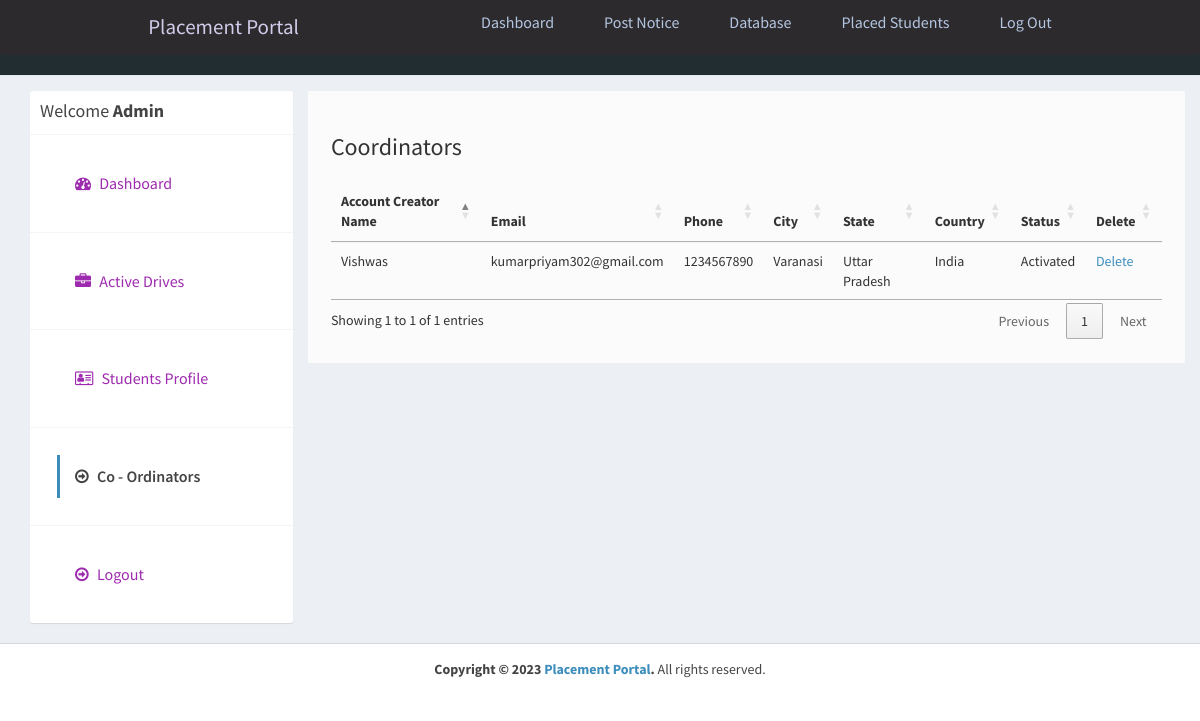
/admin/companies.php (signed in), run on the app's committed database.
### tables this page shows
CREATE TABLE `company` (
  `id_company` int(11) NOT NULL AUTO_INCREMENT,
  `name` varchar(255) NOT NULL,
  `companyname` varchar(255) NOT NULL,
  `country` varchar(255) NOT NULL,
  `state` varchar(255) NOT NULL,
  `city` varchar(255) NOT NULL,
  `contactno` varchar(255) NOT NULL,
  `website` varchar(255) NOT NULL,
  `email` varchar(255) NOT NULL,
  `password` varchar(255) NOT NULL,
  `aboutme` varchar(255) DEFAULT NULL,
  `logo` varchar(255) NOT NULL,
  `createdAt` timestamp NOT NULL DEFAULT current_timestamp(),
  `active` int(11) NOT NULL DEFAULT 2,
  PRIMARY KEY (`id_company`),
  UNIQUE KEY `email` (`email`)
);

### admin/companies.php (the view, shortened to what this page needs)
<?php
require_once("../db.php");
?>
<!DOCTYPE html>
<html>
<head>
  <link rel="stylesheet" href="https://cdnjs.cloudflare.com/ajax/libs/twitter-bootstrap/3.3.7/css/bootstrap.min.css">
  <link rel="stylesheet" href="https://cdnjs.cloudflare.com/ajax/libs/font-awesome/4.7.0/css/font-awesome.min.css">
  <link rel="stylesheet" href="https://cdnjs.cloudflare.com/ajax/libs/ionicons/2.0.1/css/ionicons.min.css">
  <link rel="stylesheet" href="https://cdn.datatables.net/1.10.15/css/jquery.dataTables.min.css">
  <link rel="stylesheet" href="../css/AdminLTE.min.css">
  <link rel="stylesheet" href="../css/_all-skins.min.css">
  <link rel="stylesheet" href="../css/custom.css">
</head>
<body class="hold-transition skin-green sidebar-mini">
  <div class="wrapper">
    <?php
    include 'header.php';
    ?>
    <div class="content-wrapper" style="margin-left: 0px;">
      <section id="candidates" class="content-header">
        <div class="container">
          <div class="row">
            <div class="col-md-3">
              <div class="box box-solid">
                <div class="box-header with-border">
                  <h3 class="box-title">Welcome <b>Admin</b></h3>
                </div>
                <div class="box-body no-padding">
                  <ul class="nav nav-pills nav-stacked">
                    <li><a href="dashboard.php"><i class="fa fa-dashboard"></i> Dashboard</a></li>
                    <li><a href="active-jobs.php"><i class="fa fa-briefcase"></i> Active Drives</a></li>
                    <li><a href="applications.php"><i class="fa fa-address-card-o"></i> Students Profile</a></li>
                    <li class="active"><a href="companies.php"><i class="fa fa-arrow-circle-o-right"></i> Co - Ordinators</a></li>
                    <li><a href="../logout.php"><i class="fa fa-arrow-circle-o-right"></i> Logout</a></li>
                  </ul>
                </div>
              </div>
            </div>
            <div class="col-md-9 bg-white padding-2">
              <h3>Coordinators</h3>
              <div class="row margin-top-20">
                <div class="col-md-12">
                  <div class="box-body table-responsive no-padding">
                    <table id="example2" class="table table-hover">
                      <thead>
                        <th>Account Creator Name</th>
                        <th>Email</th>
                        <th>Phone</th>
                        <th>City</th>
                        <th>State</th>
                        <th>Country</th>
                        <th>Status</th>
                        <th>Delete</th>
                      </thead>
                      <tbody>
                        <?php
                        $sql = "SELECT * FROM company";
                        $result = $conn->query($sql);
                        if ($result->num_rows > 0) {
                          while ($row = $result->fetch_assoc()) {
                        ?>
                            <tr>
                              <td><?php echo $row['name']; ?></td>
                              <td><?php echo $row['email']; ?></td>
                              <td><?php echo $row['contactno']; ?></td>
                              <td><?php echo $row['city']; ?></td>
                              <td><?php echo $row['state']; ?></td>
                              <td><?php echo $row['country']; ?></td>
                              <td>
                                <?php
                                if ($row['active'] == '1') {
                                  echo "Activated";
                                } else if ($row['active'] == '2') {
                                ?>
                                  <a href="reject-company.php?id=<?php echo $row['id_company']; ?>">Reject</a> <a href="approve-company.php?id=<?php echo $row['id_company']; ?>">Approve</a>
                                <?php
                                } else if ($row['active'] == '3') {
                                ?>
                                  <a href="approve-company.php?id=<?php echo $row['id_company']; ?>">Reactivate</a>
                                <?php
                                } else if ($row['active'] == '0') {
                                  echo "Rejected";
                                }
                                ?>
                              </td>
                              <td><a href="delete-company.php?id=<?php echo $row['id_company']; ?>">Delete</a></td>
                            </tr>
                        <?php
                          }
                        }
                        ?>
                      </tbody>
                    </table>
                  </div>
                </div>
              </div>
            </div>
          </div>
        </div>
      </section>
    </div>
    <footer class="main-footer" style="margin-left: 0px;">
      <div class="text-center">
        <strong>Copyright &copy; 2023 <a href="learningfromscratch.online">Placement Portal</a>.</strong> All rights
        reserved.
      </div>
    </footer>
  </div>
</body>
</html>

### css/custom.css (style rules this page uses)
.margin-top-20 { margin-top: 20px; }
.padding-2 { padding: 2%; }
.bg-white { background-color:#fbfbfb; margin-left: 0%; }
.box { font-size: medium; font-family: sans-serif; }
li { color: aqua; }

### admin/header.php (style rules this page uses)
* { margin: 0; padding: 0; box-sizing: border-box; }
html { font-size: 62.5%; font-family: 'Roboto', sans-serif; }
li { list-style: none; }
a { text-decoration: none; }

### data on the page
company: name "Vishwas", email "kumarpriyam302@gmail.com", contactno "1234567890", city "Varanasi", state "Uttar Pradesh", country "India", active "Activated"
